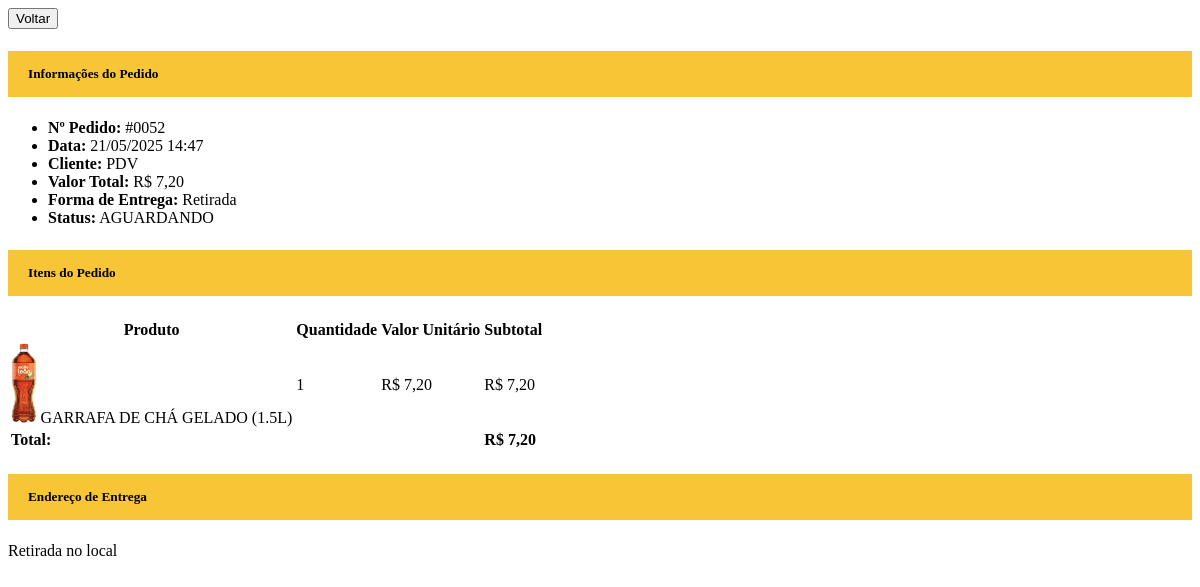
/admin/gerenciamento/detalhes_pedidos_admin.php?id=52 (signed in), run on an earlier commit of the app's database.
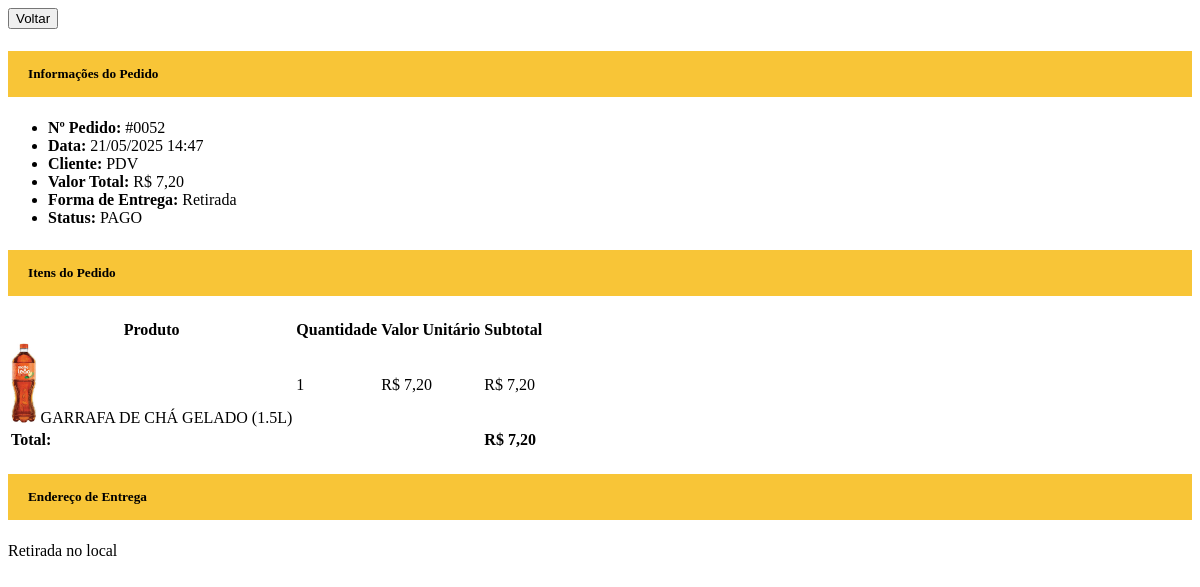
And on a later commit of the database.
### tables this page shows
CREATE TABLE IF NOT EXISTS `tb_pedidos` (
  `id` int(11) NOT NULL AUTO_INCREMENT,
  `id_cliente` int(11) DEFAULT NULL,
  `id_endereco` int(11) DEFAULT NULL,
  `emissao` datetime NOT NULL,
  `valor_total` decimal(10,2) NOT NULL DEFAULT 0.00,
  `tipo_entrega` varchar(20) NOT NULL,
  `tipo_pedido` enum('PDV','WEB') NOT NULL DEFAULT 'WEB',
  `metodo_pagamento` enum('DINHEIRO','CARTAO','PIX','ONLINE') NOT NULL DEFAULT 'ONLINE',
  `status_pagamento` varchar(50) NOT NULL DEFAULT 'AGUARDANDO',
  PRIMARY KEY (`id`),
  KEY `id_cliente` (`id_cliente`),
  KEY `id_endereco` (`id_endereco`)
);

### admin/gerenciamento/detalhes_pedidos_admin.php (the view, shortened to what the changed rows need)
<?php
include("../includes/conexao.php");
$id_pedido = mysqli_real_escape_string($conexao, $_GET['id']);
$verifica_pedido = mysqli_query($conexao, "SELECT id, id_cliente FROM tb_pedidos WHERE id = '$id_pedido'");
$dados = mysqli_fetch_assoc($verifica_pedido);
if (!$dados['id_cliente'] == null) {
    $query_pedido = "SELECT
                    cli.nome, p.*,
                    e.endereco, e.numero, e.descricao,
                    e.bairro, e.cep,
                    c.nome_cidade, c.sigla_estado
                 FROM
                    tb_clientes cli
                 LEFT JOIN
                    tb_pedidos p on p.id_cliente = cli.id
                 LEFT JOIN
                    tb_cliente_endereco e ON p.id_endereco = e.id
                 LEFT JOIN
                    tb_cidades c ON e.id_cidade = c.codigo_cidade
                 WHERE
                    p.id = '$id_pedido'";
} else {
    $query_pedido = "SELECT  p.*, e.endereco, e.numero, e.descricao, e.bairro, e.cep, c.nome_cidade, c.sigla_estado
    FROM tb_pedidos p  LEFT JOIN tb_cliente_endereco e ON p.id_endereco = e.id LEFT JOIN tb_cidades c ON e.id_cidade = c.codigo_cidade where tipo_pedido ='PDV' and p.id = '$id_pedido'";
}
$resultado_pedido = mysqli_query($conexao, $query_pedido);
$pedido = mysqli_fetch_assoc($resultado_pedido);
?>
<div class="container">
    <div class="row mb-4">
        <div class="col-md-4">
            <ul class="list-group">
                <li class="list-group-item">
                    <strong>Nº Pedido:</strong> #<?= str_pad($pedido['id'], 4, '0', STR_PAD_LEFT) ?>
                </li>
                <li class="list-group-item">
                    <strong>Data:</strong> <?= date('d/m/Y H:i', strtotime($pedido['emissao'])) ?>
                </li>
                <li class="list-group-item">
                    <strong>Cliente:</strong> <?= $pedido['nome'] ?? 'PDV' ?>
                </li>
                <li class="list-group-item">
                    <strong>Valor Total:</strong> R$ <?= number_format($pedido['valor_total'], 2, ',', '.') ?>
                </li>
                <li class="list-group-item">
                    <strong>Forma de Entrega:</strong> <?= ucfirst($pedido['tipo_entrega']) ?>
                </li>
                <li class="list-group-item">
                    <strong>Status:</strong>
                    <span class="badge bg-warning text-dark"></strong> <?= ucfirst($pedido['status_pagamento']) ?></span>
                </li>
            </ul>
        </div>
        <div class="col-md-8">
            <div class="table-responsive">
                <table class="table">
                    <thead>
                        <tr>
                            <th>Produto</th>
                            <th>Quantidade</th>
                            <th>Valor Unitário</th>
                            <th>Subtotal</th>
                        </tr>
                    </thead>
                    <tfoot>
                        <tr>
                            <td><strong>R$ <?= number_format($pedido['valor_total'], 2, ',', '.') ?></strong></td>
                        </tr>
                    </tfoot>
                </table>
            </div>
        </div>
    </div>
</div>
<?php
$output = ob_get_clean();
echo $output;
?>

What changed in the data, as far as the page shows it:
changed tb_pedidos "Retirada": status_pagamento "AGUARDANDO" → "PAGO"
